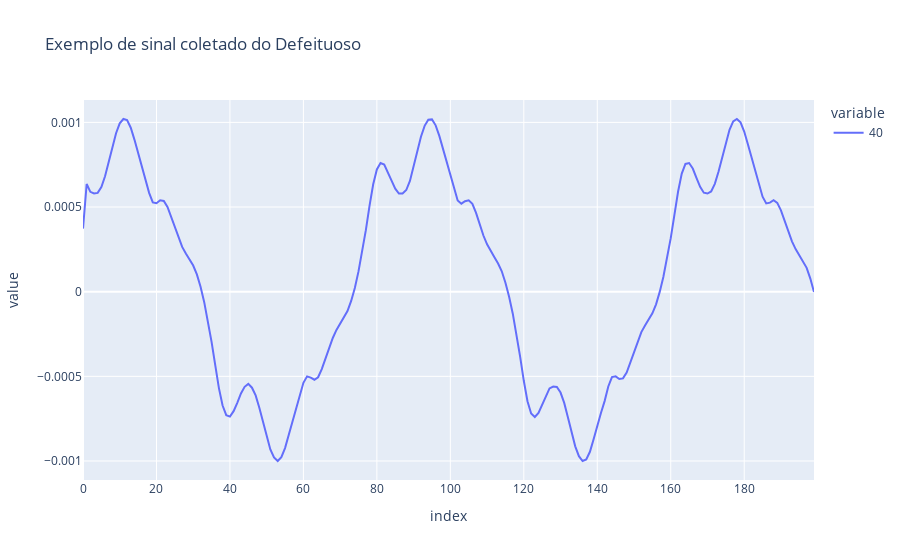

Notebook code cell kept with this figure:
### Code cell
## Como forma de limpeza dos dados, a forma escolhida foi através da média de um agrupamento de pontos, no caso do para raio bom
## Pelo fato de serem 50000 amostras e o df ser reduzido para 200, foi realizando agrupamento pegando a média dos 250 pontos consecutivos
# Sendo feito de forma semelhante para o df do para raio defeituoso, podendo ser observado no gráfico abaixo

import plotly.express as px
fig = go.Figure()
   
fig = px.line(clean_def.iloc[0],title='Exemplo de sinal coletado do Defeituoso')

fig.show()

### Figure 1 — Plotly figure (JSON) as saved in the notebook; plotly's stock layout.template omitted (floating-point values rounded to 4 significant figures; data arrays with more than 128 entries replaced by an {"elided": "..."} marker saying what was removed)
{"data": [{"hovertemplate": "variable=40<br>index=%{x}<br>value=%{y}<extra></extra>", "legendgroup": "40", "line": {"color": "#636efa", "dash": "solid"}, "marker": {"symbol": "circle"}, "mode": "lines", "name": "40", "orientation": "v", "showlegend": true, "type": "scatter", "x": {"elided": "200 int values"}, "xaxis": "x", "y": {"elided": "200 float values"}, "yaxis": "y"}], "layout": {"legend": {"title": {"text": "variable"}, "tracegroupgap": 0}, "title": {"text": "Exemplo de sinal coletado do Defeituoso"}, "xaxis": {"anchor": "y", "domain": [0, 1], "title": {"text": "index"}}, "yaxis": {"anchor": "x", "domain": [0, 1], "title": {"text": "value"}}}}
